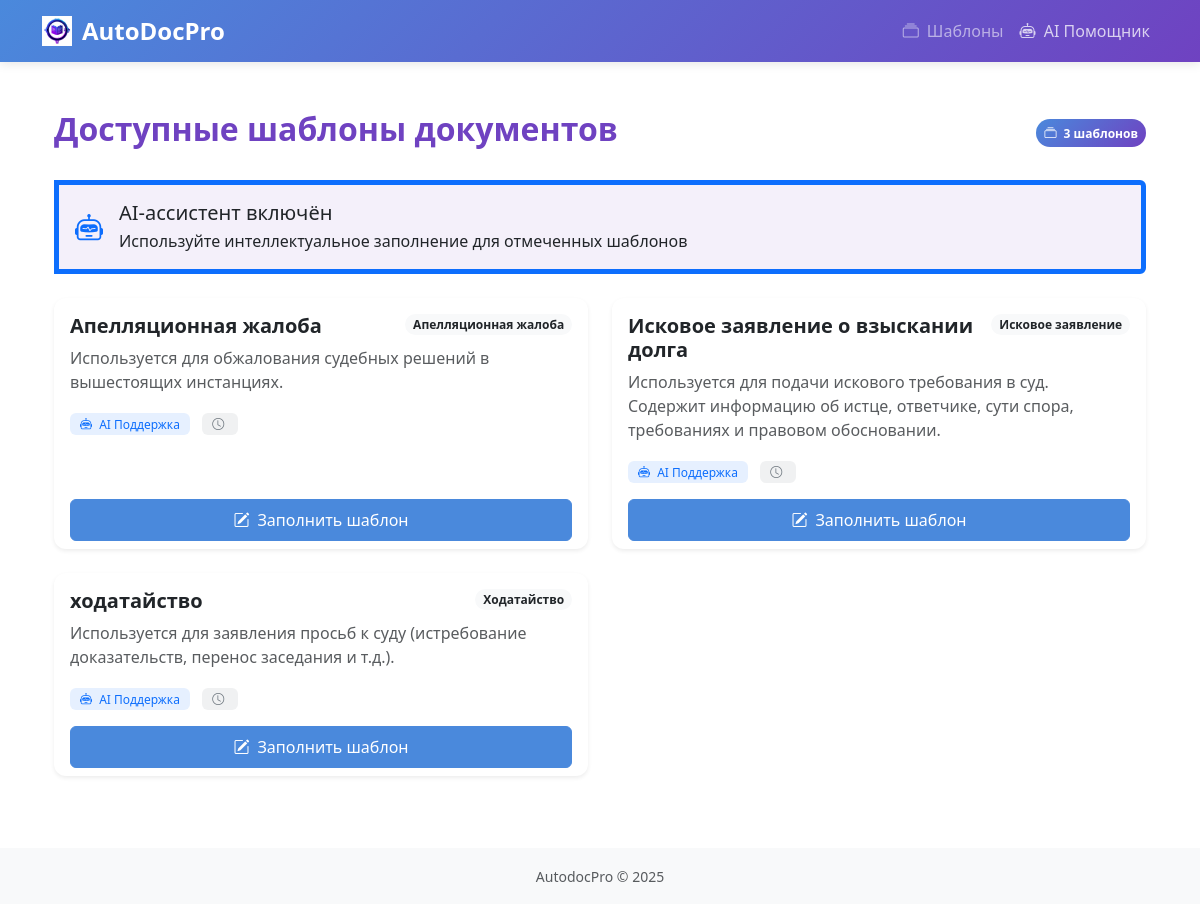
/templates/, run on the app's committed database.
### documents/models.py (models this page shows, shortened)
class DocumentTemplate(models.Model):
    DOC_TYPES = [
        ('claim', 'Исковое заявление'),
        ('motion', 'Ходатайство'),
        ('appeal', 'Апелляционная жалоба'),
    ]
    LEGAL_CATEGORIES = [
        ('civil', 'Гражданские дела'),
        ('arbitration', 'Арбитражные споры'),
        ('administrative', 'Административные дела'),
        ('criminal', 'Уголовные дела'),
        ('family', 'Семейные дела'),
        ('labor', 'Трудовые споры'),
        ('tax', 'Налоговые споры'),
        ('corporate', 'Корпоративные споры'),
    ]
    name = models.CharField(
        max_length=255,
        verbose_name="Название шаблона"
    )
    doc_type = models.CharField(
        max_length=50,
        choices=DOC_TYPES,
        verbose_name="Тип документа"
    )
    category = models.CharField(
        max_length=50,
        choices=LEGAL_CATEGORIES,
        default='civil',
        verbose_name="Категория дела"
    )
    description = models.TextField(
        verbose_name="Описание"
    )
    template_file = models.FileField(
        upload_to='templates/',
        verbose_name="Файл шаблона"
    )
    fields_schema = models.JSONField(
        default=dict,
        encoder=json.JSONEncoder,
        decoder=json.JSONDecoder,
        verbose_name="Схема полей"
    )
    dynamic_blocks = models.JSONField(
        default=list,
        validators=[validate_dynamic_blocks],
        help_text="JSON структура динамических блоков и их зависимостей",
        verbose_name="Динамические блоки"
    )
    is_active = models.BooleanField(
        default=True,
        verbose_name="Активный"
    )
    ai_enhancement = models.BooleanField(
        default=False,
        verbose_name="AI улучшение"
    )
    ai_max_length = models.PositiveIntegerField(
        default=2000,
        verbose_name="Макс. длина AI"
    )
    class Meta:
        verbose_name = "Шаблон документа"
        verbose_name_plural = "Шаблоны документов"
        ordering = ['name']

### documents/views.py (the view)
# urls.py: path('', TemplateListView.as_view(), name='template_list'),
class TemplateListView(ListView):
    model = DocumentTemplate
    template_name = "documents/template_list.html"
    context_object_name = "templates"
    paginate_by = 12
    def get_queryset(self):
        queryset = super().get_queryset().filter(is_active=True)
        category = self.request.GET.get('category')
        if category:
            queryset = queryset.filter(category=category)
        doc_type = self.request.GET.get('type')
        if doc_type:
            queryset = queryset.filter(doc_type=doc_type)
        search_query = self.request.GET.get('q')
        if search_query:
            queryset = queryset.filter(name__icontains=search_query)
        return queryset.order_by('name')
    def get_context_data(self, **kwargs):
        context = super().get_context_data(**kwargs)
        context.update({
            'ai_integration': True,
            'category_filter': self.request.GET.get('category', ''),
            'type_filter': self.request.GET.get('type', ''),
            'search_query': self.request.GET.get('q', '')
        })
        return context

### templates/documents/template_list.html (shortened to what this page needs)
{% extends "base.html" %}
{% load static %}
{% block content %}
<div class="container py-4">
    <div class="d-flex justify-content-between align-items-center mb-4">
        <h2 class="fw-bold text-purple">Доступные шаблоны документов</h2>
        <div class="badge bg-gradient-primary rounded-pill p-2">
            <i class="bi bi-collection me-1"></i> {{ templates|length }} шаблонов
        </div>
    </div>
    {% if ai_integration %}
    <div class="alert bg-light-purple border-start border-primary border-5 rounded-start-0 mb-4">
        <div class="d-flex align-items-center">
            <i class="bi bi-robot fs-3 text-primary me-3"></i>
            <div>
                <h5 class="alert-heading mb-1">AI-ассистент включён</h5>
                <p class="mb-0">Используйте интеллектуальное заполнение для отмеченных шаблонов</p>
            </div>
        </div>
    </div>
    {% endif %}
    {% if not templates %}
    <div class="empty-state text-center py-5">
        <i class="bi bi-folder-x text-muted" style="font-size: 3rem;"></i>
        <h4 class="my-3 text-muted">Нет доступных шаблонов</h4>
        <a href="#" class="btn btn-primary">
            <i class="bi bi-plus-circle me-2"></i>Создать первый шаблон
        </a>
    </div>
    {% else %}
    <div class="row g-4">
        {% for template in templates %}
        <div class="col-md-6">
            <div class="card h-100 border-0 shadow-sm template-card">
                <div class="card-body">
                    <div class="d-flex justify-content-between align-items-start mb-2">
                        <h5 class="card-title fw-bold mb-0">{{ template.name }}</h5>
                        <span class="badge bg-light text-dark rounded-pill">
                            {{ template.get_doc_type_display }}
                        </span>
                    </div>
                    {% if template.description %}
                    <p class="card-text text-muted mt-2">{{ template.description }}</p>
                    {% endif %}
                    <div class="template-features mt-3">
                        {% if template.ai_enhancement %}
                        <span class="badge bg-primary bg-opacity-10 text-primary me-2">
                            <i class="bi bi-robot me-1"></i> AI Поддержка
                        </span>
                        {% endif %}
                        <span class="badge bg-secondary bg-opacity-10 text-secondary">
                            <i class="bi bi-clock me-1"></i> {{ template.created_at|date:"d.m.Y" }}
                        </span>
                    </div>
                </div>
                <div class="card-footer bg-transparent border-0 pt-0">
                    <a href="{% url 'template_detail' template.id %}"
                       class="btn btn-primary w-100 py-2">
                        <i class="bi bi-pencil-square me-2"></i>Заполнить шаблон
                    </a>
                </div>
            </div>
        </div>
        {% endfor %}
    </div>
    {% endif %}
</div>
{% endblock %}

### templates/base.html (shortened to what this page needs)
{% load static %}
<!DOCTYPE html>
<html lang="ru">
<head>
    <link href="https://cdn.jsdelivr.net/npm/bootstrap@5.3.0/dist/css/bootstrap.min.css" rel="stylesheet">
    <link rel="stylesheet" href="https://cdn.jsdelivr.net/npm/bootstrap-icons@1.10.0/font/bootstrap-icons.css">
    <link rel="stylesheet" href="{% static 'css/ai.css' %}">
</head>
<body>
    <nav class="navbar navbar-expand-lg navbar-dark mb-4">
        <div class="container">
            <a class="navbar-brand d-flex align-items-center" href="{% url 'home' %}">
                <img src="{% static 'images/autodocpro-logo.png' %}"
                     alt="AutoDocPro Logo"
                     style="height: 30px; margin-right: 10px;">
                AutoDocPro
            </a>
            <div class="collapse navbar-collapse" id="navbarNav">
                <ul class="navbar-nav ms-auto">
                    <li class="nav-item">
                        <a class="nav-link" href="{% url 'template_list' %}">
                            <i class="bi bi-collection me-1"></i> Шаблоны
                        </a>
                    </li>
                    <li class="nav-item">
                        <button class="nav-link ai-assistant-btn" onclick="toggleAIPanel()">
                            <i class="bi bi-robot me-1"></i> AI Помощник
                        </button>
                    </li>
                </ul>
            </div>
        </div>
    </nav>
    <main class="container mb-5">
        {% block content %}{% endblock %}
    </main>
    <footer class="bg-light py-3 mt-5">
        <div class="container text-center text-muted">
            <small>AutodocPro &copy; {% now "Y" %}</small>
        </div>
    </footer>
</body>
</html>

### static/css/ai.css (style rules this page uses)
:root { --primary-blue: #4a89dc; --secondary-blue: #5d9cec; --primary-purple: #6f42c1; --secondary-purple: #8a63d2; --light-purple: rgba(111, 66, 193, 0.1); --light-blue: rgba(74, 137, 220, 0.1); --gray: #f8f9fa; --dark-gray: #e9ecef; --white: #ffffff; --error-red: #c62828; }
.text-purple { color: var(--primary-purple); }

### templates/base.html (style rules this page uses)
:root { --primary-blue: #4a89dc; --secondary-blue: #5d9cec; --primary-purple: #6f42c1; --secondary-purple: #8a63d2; --light-bg: #f8f9fa; }
.navbar { background: linear-gradient(135deg, var(--primary-blue), var(--primary-purple)) !important; box-shadow: 0 2px 10px rgba(0,0,0,0.1); }
.navbar-brand { font-weight: 700; font-size: 1.5rem; display: flex; align-items: center; }
.btn-primary { background-color: var(--primary-blue); border-color: var(--primary-blue); }
.ai-assistant-btn { background: none; border: none; cursor: pointer; color: rgba(255, 255, 255, 0.75); }

### templates/documents/template_list.html (style rules this page uses)
.text-purple { color: #6f42c1; }
.bg-light-purple { background-color: rgba(111, 66, 193, 0.08); }
.bg-gradient-primary { background: linear-gradient(135deg, #4a89dc, #6f42c1); }
.template-card { transition: all 0.3s ease; border-radius: 12px; overflow: hidden; }
.template-features .badge { padding: 5px 10px; font-weight: normal; }

### data on the page
DocumentTemplate: name "Апелляционная жалоба", doc_type "Апелляционная жалоба", description "Используется для обжалования судебных решений в вышестоящих инстанциях.", ai_enhancement True (drawn)
DocumentTemplate: name "Исковое заявление о взыскании долга", doc_type "Исковое заявление", description "Используется для подачи искового требования в суд. Содержит информацию об истце, ответчике, сути спора, требованиях и правовом обосновании.", ai_enhancement True (drawn)
DocumentTemplate: name "ходатайство", doc_type "Ходатайство", description "Используется для заявления просьб к суду (истребование доказательств, перенос заседания и т.д.).", ai_enhancement True (drawn)

### other printed values
{{ templates|length }} "3"
